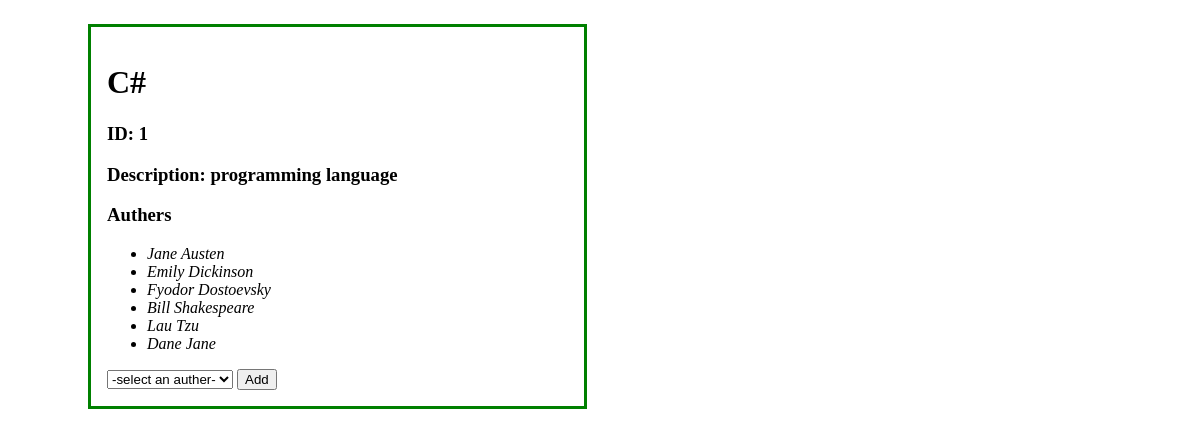
Screenshot of /books/1 with the database file from the repository.
### books_authors_app/models.py (models this page shows)
class Book(models.Model):
    title = models.CharField(max_length=255)
    desc = models.TextField()
    created_at = models.DateTimeField(auto_now_add=True)
    updated_at = models.DateTimeField(auto_now=True)

class Auther(models.Model):
    first_name = models.CharField(max_length=45)
    last_name = models.CharField(max_length=45)
    notes = models.TextField(null=True)
    books = models.ManyToManyField(Book, related_name = 'authers')
    created_at = models.DateTimeField(auto_now_add=True)
    updated_at = models.DateTimeField(auto_now=True)

### books_authors_app/views.py (the view)
# urls.py: path('books/<int:book_id>', views.viewbook),
def viewbook(request, book_id):
    book =Book.objects.get(id=book_id)
    all_book_authers =book.authers.all()
    all_authers = Auther.objects.exclude(books = book_id)
    context = {
        "book":book,
        'all_book_authers':all_book_authers,
        'all_authers':all_authers
    }
    return render(request, 'view_book.html', context)

### books_authors_app/templates/view_book.html (shortened to what this page needs)
<!DOCTYPE html>
<html lang="en">
<head>
    {% load static %}
    <link rel="stylesheet" href="{% static 'css/style2.css' %}">
</head>
<body>
    <div class="view">
        <h1>{{ book.title }}</h1>
        <h3>ID: {{ book.id }}</h3>
        <h3>Description: <span>{{ book.desc }}</span></h3>
        <h3>Authers</h3>
        <ul>
            {% for auther in all_book_authers %}
                <li><em>{{ auther.first_name }} {{ auther.last_name }}</em></li>
            {% endfor%}
        </ul>
        <form action="/add_auther" method="POST">
            <select name="authers">
                <option value = "">-select an auther-</option>
            </select>
            <button type="submit">Add</button>
        </form>
    </div>
</body>
</html>

### books_authors_app/static/css/style2.css (style rules this page uses)
body { padding: 1em; }
.view { width: 40%; border: 3px solid green; margin-left:4em; padding: 1em; }

### rows the page displays
Book: title "C#", id "1", desc "programming language"
Auther: first_name "Jane", last_name "Austen"
Auther: first_name "Emily", last_name "Dickinson"
Auther: first_name "Fyodor", last_name "Dostoevsky"
Auther: first_name "Bill", last_name "Shakespeare"
Auther: first_name "Lau", last_name "Tzu"
Auther: first_name "Dane", last_name "Jane"
